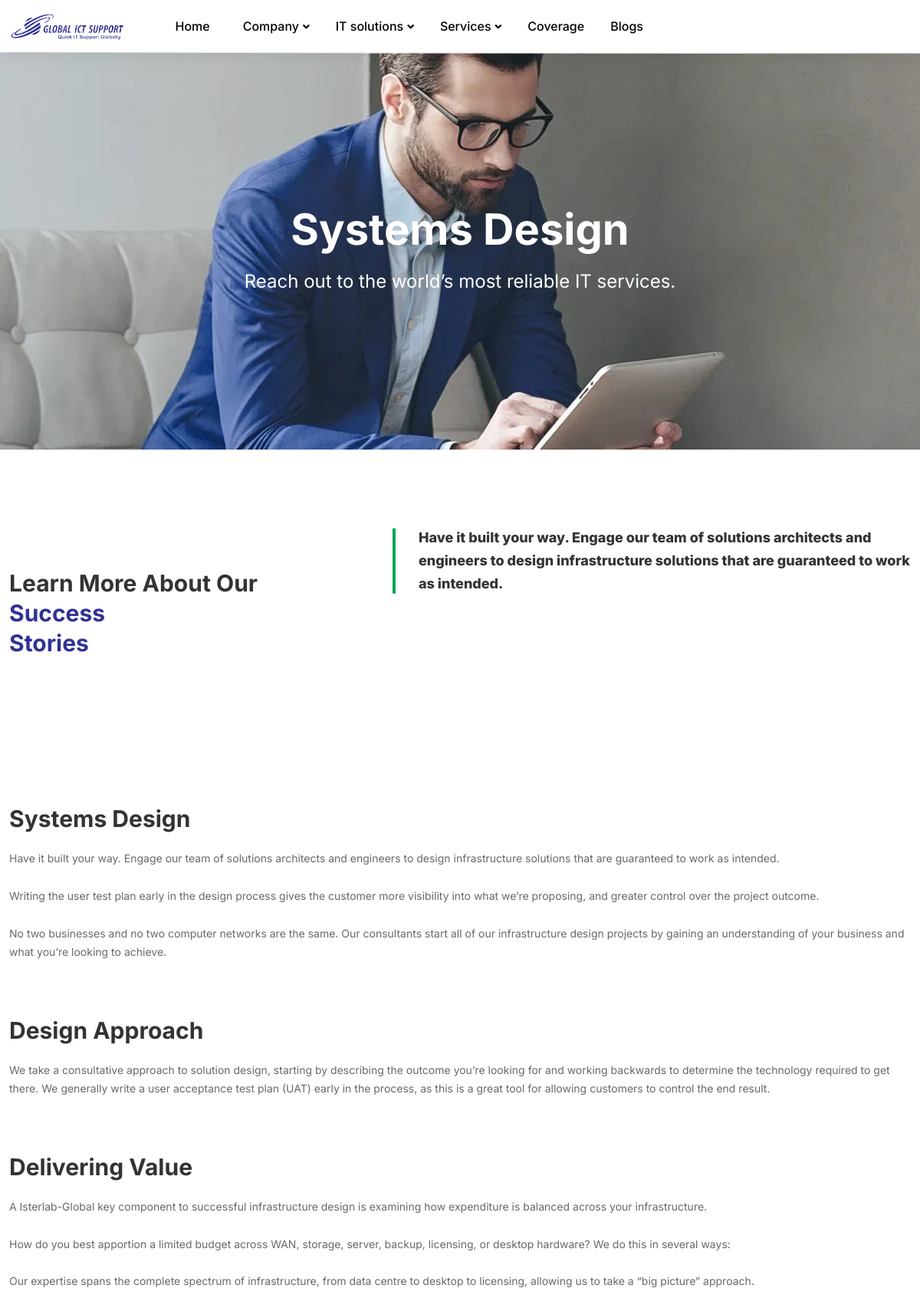
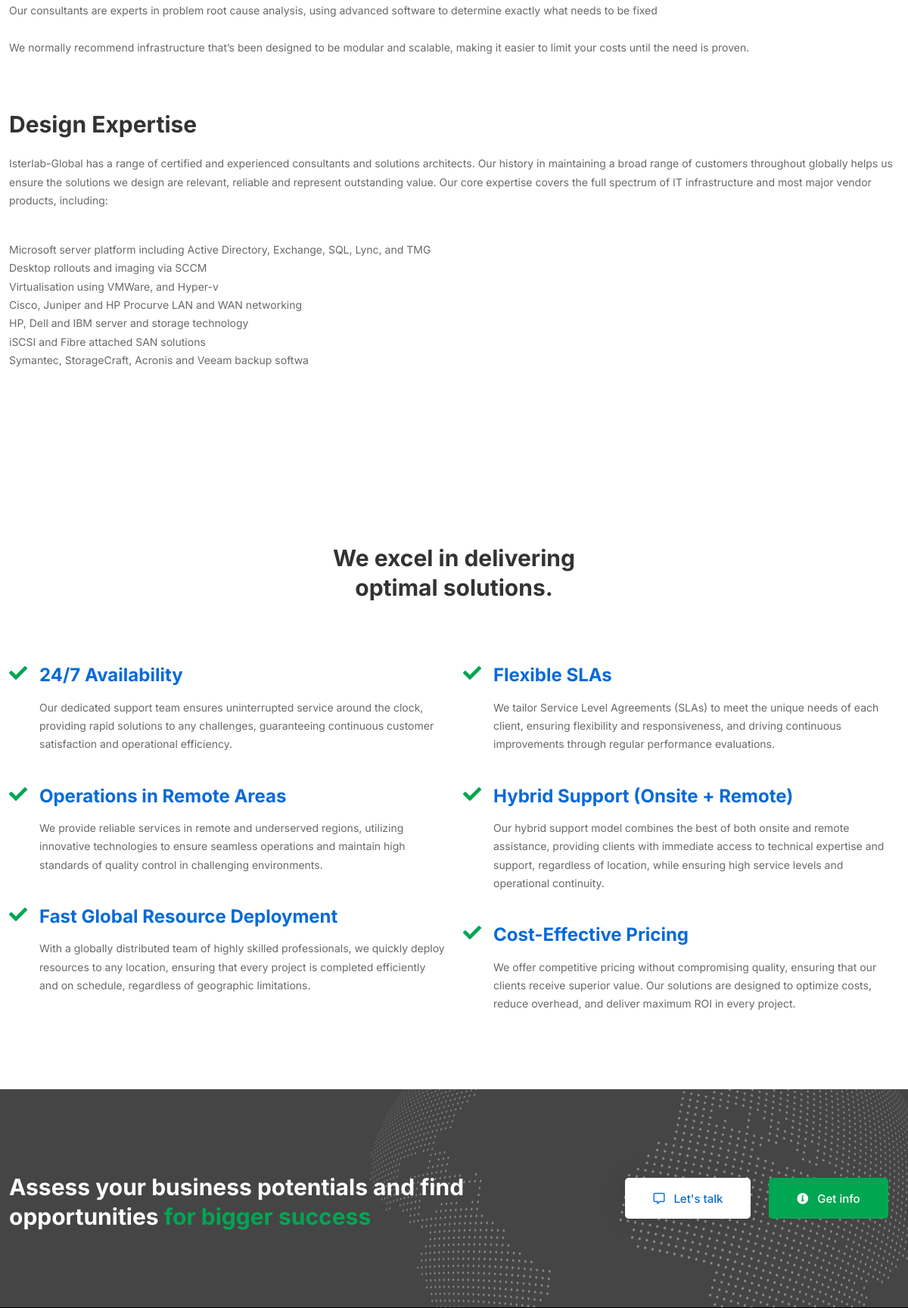
The app's page /solutions/Systems Design/ (upper part) with its own data (2 pictures, top to bottom).
### landing/models.py (models this page shows, shortened)
class Solution(models.Model):
    id = models.UUIDField(primary_key=True,default=uuid.uuid4,editable=False)
    name = models.CharField(max_length=255)
    short_description = models.TextField()
    content = RichTextField()
    icon = models.ImageField(upload_to='service_icons/')
    image = models.ImageField(upload_to='service_images/')
    video = models.URLField(null=True, blank=True)
    created_at = models.DateTimeField(auto_now=True)
    slug = models.CharField(max_length=300,blank=True, null=True)

### landing/views.py (the view)
# urls.py: path("solutions/<str:name>/",solution_details,name="solution_details"),
def solution_details(request,name):
    context = {
        "solution":Solution.objects.get(name=name)
    }
    return render(request, 'pages/solution_details.html',context)

### landing/context_processors.py (called while the page is built)
def global_context(request):
    global_services = Service.objects.all()[:6]
    global_solutions = Solution.objects.all()[:6]
    context = {
        "constance_services": global_services,
        "constance_solutions": global_solutions
    }
    return context

### templates/pages/solution_details.html (shortened to what this page needs)
{% extends "base.html" %}
{% load static %}
{% block content %}
<div class="site-wrapper-reveal">
    <div class="about-banner-wrap banner-space bg-img" data-bg="{% static 'assets/images/bg/home-infotechno-video-intro-bg.webp' %}">
        <div class="container">
            <div class="row">
                <div class="col-lg-8 m-auto">
                    <div class="about-banner-content text-center">
                        <h1 class="mb-15 text-white">{{solution.name}}</h1>
                        <h5 class="font-weight--normal text-white">Reach out to the world’s most reliable IT services.</h5>
                    </div>
                </div>
            </div>
        </div>
    </div>
    <div class="feature-large-images-wrapper section-space--ptb_100">
        <div class="container">
            <div class="cybersecurity-about-box">
                <div class="row">
                    <div class="col-lg-4">
                        <div class="modern-number-01">
                            <h3 class="heading mt-30">Learn More About Our <span class="text-color-primary"> Success <br> Stories</span></h3>
                        </div>
                    </div>
                    <div class="col-lg-7 offset-lg-1">
                        <div class="conact-us-wrap-one managed-it">
                            <h6 class="heading ">{{solution.short_description}}</h6>
                        </div>
                    </div>
                </div>
            </div>
        </div>
    </div>
    <div class="accordion-wrapper section-space--pb_100">
        <div class="container">
            <div class="row ">
                <div class="col-lg-12 pe-5">
                </div>
                <div class="col-lg-12">
                    {{solution.content | safe}}
                </div>
            </div>
        </div>
    </div>
  {% include "components/key_features.html" %}
    {% include "components/call_to_action.html" %}
</div>
{% endblock content %}

### templates/pages/solution_details.html (style rules this page uses)
h2,h3 { padding-top:30px !important; padding-bottom:20px !important; font-size:30px !important; }

### records on screen
Solution: name "Systems Design", short_description "Have it built your way. Engage our team of solutions architects and engineers to design infrastructure solutions that are guaranteed to work as intended.", content "Systems Design Have it built your way. Engage our team of solutions architects and engineers to design infrastructure solutions that are guaranteed to work as intended. Writing the user test plan early in the design process gives the customer more visibility into what we’re proposing, and greater control over the project outcome. No two businesses and no two computer networks are the same. Our consultants start all of our infrastructure design projects by gaining an understanding of your business and what you’re looking to achieve. Design Approach We take a consultative approach to solution design, starting by describing the outcome you’re looking for and working backwards to determine the…"
